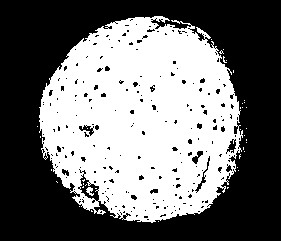
#> input picture python/preprocess.jpg, 281 x 241 px
$ python serial_loader.py
#> lines starting #> are read from the running program, lines starting #| are printed output that depends on the picture; after the words box and inside, x2 and y2 are one past the last pixel; in counts of white or black regions, pixels touching at a corner belong together


import serial
import numpy as np
from PIL import Image
import cv2

import sys

import os
from pathlib import Path

 #############################################################################
 #this function shows the state of CA recieved from FPGA after iteration    #
 #############################################################################
                                                                            #
def show_CA(grid, M,N):                                                     #
                                                                            #
    lista_show = []                                                         #
                                                                            #
    cont = 0                                                                #
                                                                            #
    for i in range(N):                                                      #
        l = []                                                              #
        for k in range(M):                                                  #
            l.append(grid[cont])                                            #
            cont +=1                                                        #
        lista_show.append(l)                                                #
                                                                            #
    for wea in lista_show:                                                  #
        print(wea)                                                          #
                                                                            #
    print('\n\n')                                                           #
                                                                            #
                                                                            #
#############################################################################
#############################################################################


def binarize(img,th):

  #convert image to greyscale
  img=img.convert('L')

  width,height=img.size

  #traverse through pixels
  for x in range(width):
    for y in range(height):

      #if intensity less than threshold, assign white
      if img.getpixel((x,y)) < th:
        img.putpixel((x,y),0)

      #if intensity greater than threshold, assign black
      else:
        img.putpixel((x,y),255)

  return img


 #############################################################################
 # Create and open the serial port                                          #
 #############################################################################
                                                                            #
serial_port = serial.Serial()                                           #
serial_port.port = 'COM6'                                                   #
serial_port.baudrate = 115200                                               #
serial_port.timeout = 4                                                     #
                                                                            #
serial_port.parity = serial.PARITY_NONE                                     #
                                                                            #
#############################################################################
#############################################################################


 #############################################################################
 # Create image to send as initial value of CA                               #
 #############################################################################
                                                                            #
DEFAULT_IMAGE_SIZE = (95, 95)                                               #
M,N = DEFAULT_IMAGE_SIZE                                                    #


#original   = Image.open('paper.jpg', 'r')
#original.show()

                                                                            #
pil_im = Image.open('preprocess.jpg', 'r')
#> pil_im is the input picture: PIL image 281x241 RGB; min 0, max 255, mean 114.7

                           #
                                                                         #
pil_im = pil_im.resize(DEFAULT_IMAGE_SIZE)
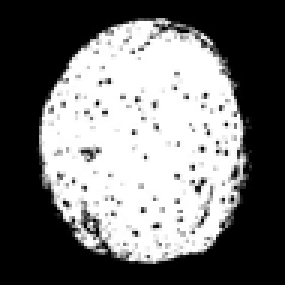
#> pil_im: PIL image 95x95 RGB (shown 3 times larger); min 0, max 255, mean 114.5
pil_im = binarize(pil_im,130)
#> after the loop in binarize, `for x in range(width):`:
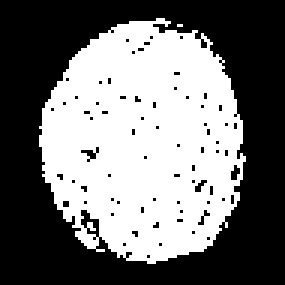
#> img: PIL image 95x95 L (shown 3 times larger); 45.7% white; 2 white regions (1 under 20 px), largest, box (x1, y1, x2, y2) and area: (13, 6, 82, 88) 4118
#pil_im = pil_im.convert("L")                                                #
pil_im.show()                                #

datanp = np.array([pixel for  pixel in pil_im.getdata()])
#> datanp = 9025 values, max 255 at index 622, min 0 at index 0, mean 116.4

print(len(datanp))       #
#| 9025
                                                                            #
"""                                                                      #
length = len(pil_im.getdata())                                              #
                                                                            #
newdata = [0]*length                                                        #
                                                                            #
newdata[length//2-1 + 25 ] = 255                                            #
                                                                            #
                                                                            #
pil_im.putdata(newdata)                                                     #
pil_im.show()                                                               #
 """                                                                  #
lista = list( np.array(pil_im.getdata()))  #variable container of pixel data           #
#> lista has the same summary as datanp
                                                      #
#############################################################################
#############################################################################


 #############################################################################
 # DEBUGGING MODE                                                           #
 #############################################################################

op = input("ENTER TO START DEBUGGING:")


while True:

#> (the run stopped early here; a loop or call above may not have finished)
